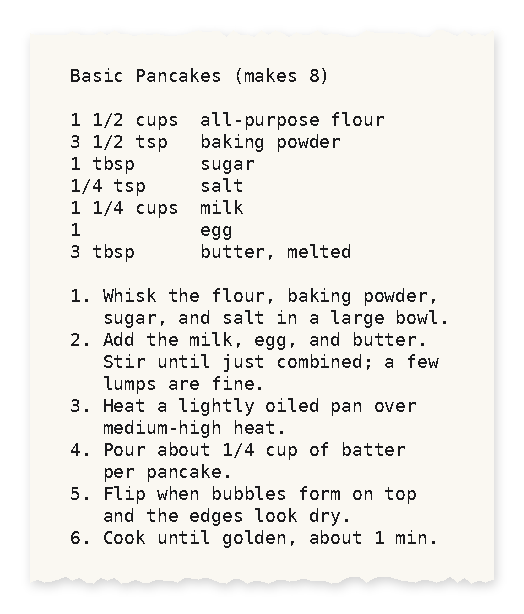
#> input picture docs/images/dense.png, 524 x 614 px, given in place of label.png, which was not available
$ python make_images.py
#> lines starting #> are read from the running program, lines starting #| are printed output that depends on the picture; after the words box and inside, x2 and y2 are one past the last pixel; in counts of white or black regions, pixels touching at a corner belong together; pictures that were not available may be replaced by others from this repository, and a replacement may not be noted
#> in main, preview is the input picture: PIL image 524x614 RGBA; mean R, G, B, A 186.2, 184.7, 180.4, 201.7
#!/usr/bin/python3
# SPDX-License-Identifier: GPL-3.0-only
# Copyright (C) 2026 Daniel Smith
"""Regenerate the README images in docs/images/.

Each image is rendered by ppa6.py's --preview from the files in examples/,
then drawn as a strip of thermal paper. Run from anywhere:

    docs/make_images.py
"""

import os
import random
import subprocess
import sys
import tempfile

from PIL import Image, ImageDraw, ImageFilter

ROOT = os.path.dirname(os.path.dirname(os.path.abspath(__file__)))
OUT = os.path.join(ROOT, 'docs', 'images')

# (output name, ppa6.py print arguments)
EXAMPLES = [
    ('label', ['-p', 'label', '-i', 'examples/labels.txt']),
    ('label-options', ['-p', 'label', '-i', 'examples/labels.txt',
                       '-o', 'length=60', '-o', 'title.font=serif-bold']),
    ('label-border', ['-p', 'label', '-o', 'border=3', 'First Aid',
                      'Bandages, gauze, tape, and antiseptic wipes']),
    ('label-long', ['-p', 'label', 'Holiday Decorations and Gift Wrap',
                    'Ornaments, lights, ribbon, and gift tags']),
    ('tag', ['-p', 'tag', '-i', 'examples/labels.csv']),
    ('dense', ['-p', 'dense', '-i', 'examples/recipe.txt']),
]

# Profiles printed sideways; their previews are upright, so the strip is turned.
LANDSCAPE_PROFILES = {'label'}

PAPER = (250, 248, 242)
INK = (28, 28, 30)
PAPER_MARGIN = 40     # dots of blank paper beside the 384-dot print area (58mm roll)
LEAD = 24             # blank paper before and after the print
TOOTH = 7             # size of the torn-edge zigzag
SHADOW = 10


def torn_edge(length: int, rng: random.Random) -> list[int]:
    """Depth of the tear at each tooth along an edge."""
    return [rng.randint(0, TOOTH) for _ in range(length // TOOTH + 2)]


def paper_strip(preview: Image.Image, landscape: bool, seed: str) -> Image.Image:
    """Draw a 1-bit preview as a torn strip of paper with a soft shadow."""
#> called with landscape = True, seed = 'label'
    # Work with the paper running top to bottom, then turn it for landscape.
    if landscape:
        preview = preview.transpose(Image.Transpose.ROTATE_270)
#> preview: PIL image 614x524 RGBA
    w = preview.width + 2 * PAPER_MARGIN
#> w = 694
    h = preview.height + 2 * (LEAD + TOOTH)
#> h = 586

    rng = random.Random(seed)
    top, bottom = torn_edge(w, rng), torn_edge(w, rng)
    outline = ([(i * TOOTH, top[i]) for i in range(len(top))]
               + [(i * TOOTH, h - 1 - bottom[i]) for i in reversed(range(len(bottom)))])
    mask = Image.new('L', (w, h), 0)
#> mask: PIL image 694x586 L; every value is 0
    ImageDraw.Draw(mask).polygon(outline, fill=255)
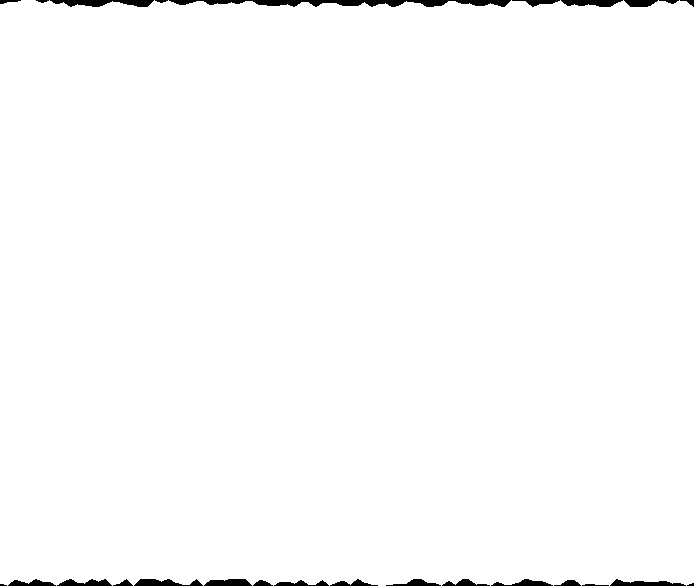
#> mask: PIL image 694x586 L; 98.7% white; 26 black regions (2 under 20 px), largest, box (x1, y1, x2, y2) and area: (169, 0, 511, 7) 1432, (50, 0, 154, 7) 488, (134, 579, 203, 586) 318

    paper = Image.new('RGB', (w, h), PAPER)
    ink = preview.convert('L').point(lambda v: 255 if v < 128 else 0)
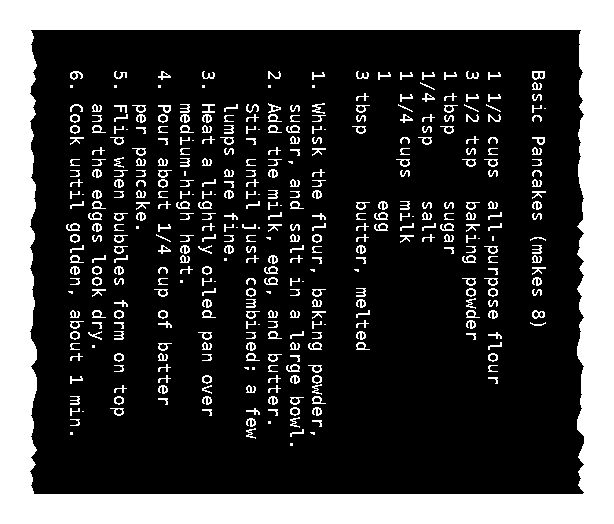
#> ink: PIL image 614x524 L; 26.1% white; 411 white regions (43 under 20 px), largest, box (x1, y1, x2, y2) and area: (0, 0, 614, 524) 68072, (532, 71, 545, 80) 73, (202, 104, 215, 113) 62
    paper.paste(INK, (PAPER_MARGIN, LEAD + TOOTH), ink)

    if landscape:
        paper = paper.transpose(Image.Transpose.ROTATE_90)
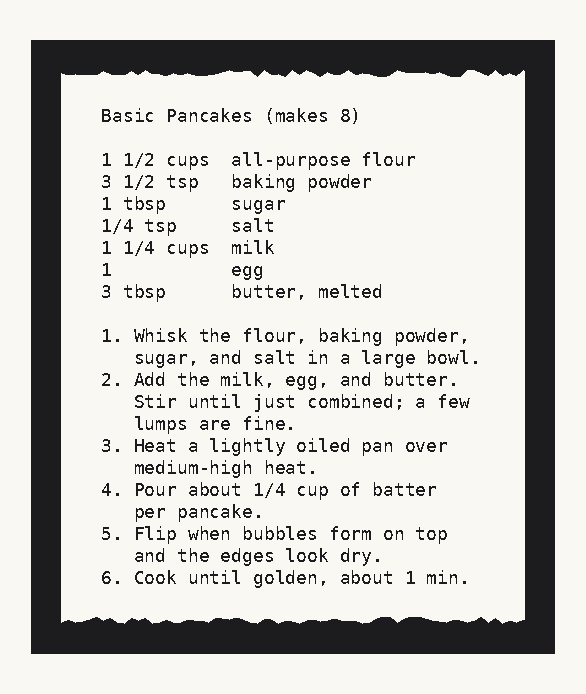
#> paper: PIL image 586x694 RGB; mean R, G, B 204.2, 202.6, 198.3
        mask = mask.transpose(Image.Transpose.ROTATE_90)
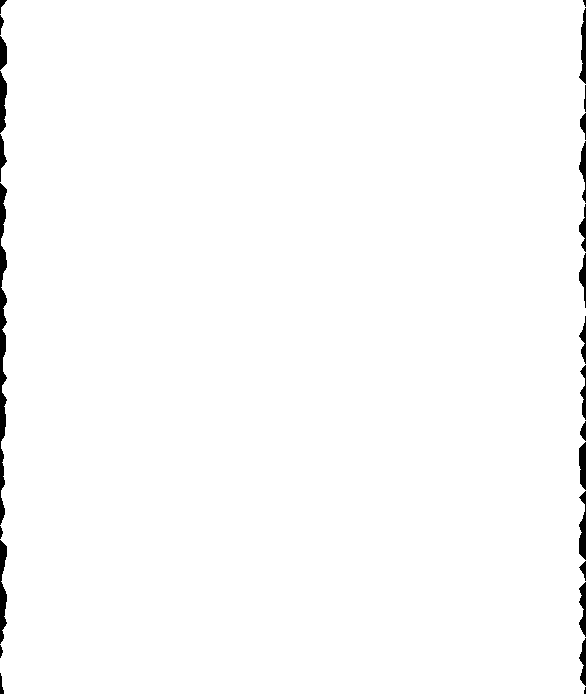
#> mask: PIL image 586x694 L; 98.7% white; 26 black regions (2 under 20 px), largest, box (x1, y1, x2, y2) and area: (0, 183, 7, 525) 1432, (0, 540, 7, 644) 488, (579, 491, 586, 560) 318

    pad = SHADOW * 3
    canvas = Image.new('RGBA', (paper.width + 2 * pad, paper.height + 2 * pad),
                       (0, 0, 0, 0))
#> canvas: PIL image 646x754 RGBA; every value is 0
    shadow = Image.new('L', canvas.size, 0)
#> shadow: PIL image 646x754 L; every value is 0
    shadow.paste(mask.point(lambda v: v * 45 // 255), (pad + 2, pad + 4))
#> shadow: PIL image 646x754 L; values 0 (black) and 45 (white), 82.4% white; 1 black region, box (x1, y1, x2, y2) and area: (0, 0, 646, 754) 85713
    shadow = shadow.filter(ImageFilter.GaussianBlur(SHADOW / 2))
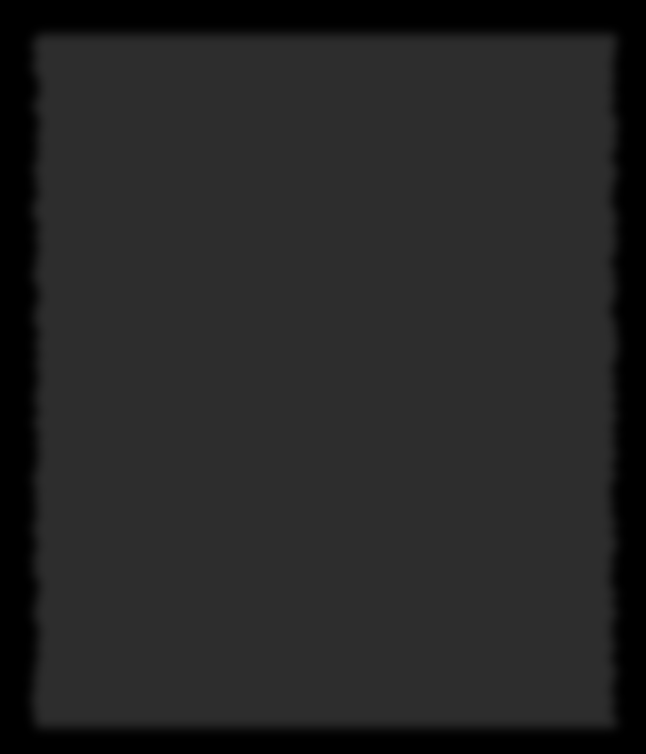
#> shadow: PIL image 646x754 L; min 0, max 45, mean 37.1
    canvas.paste((0, 0, 0, 255), (0, 0), shadow)
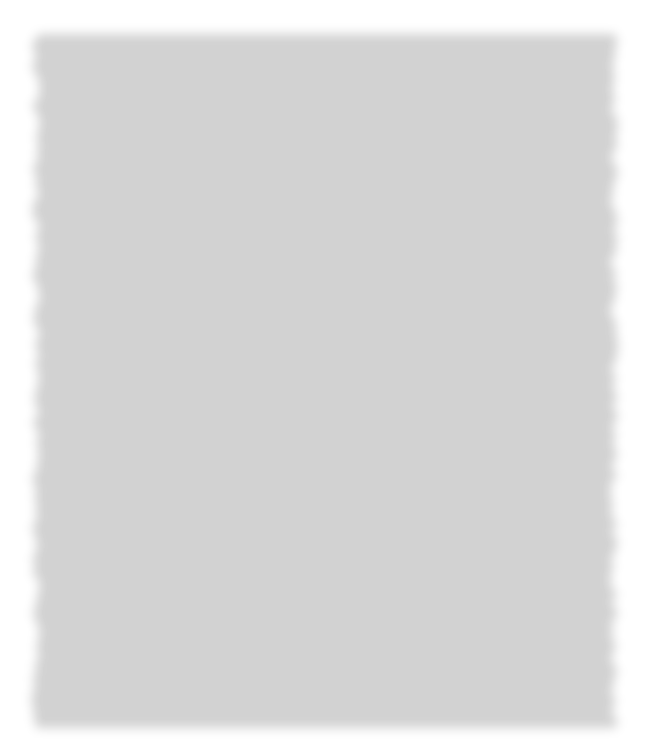
#> canvas: PIL image 646x754 RGBA; mean R, G, B, A 0, 0, 0, 37.1; transparent parts drawn white
    canvas.paste(paper, (pad, pad), mask)
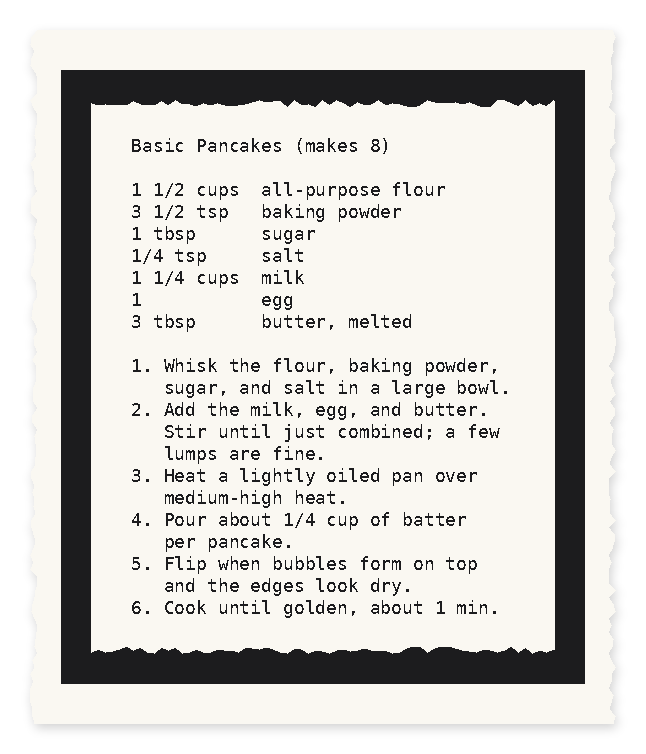
#> canvas: PIL image 646x754 RGBA; mean R, G, B, A 167.8, 166.5, 162.9, 210.7; transparent parts drawn white
    return canvas


def main():
    os.makedirs(OUT, exist_ok=True)
    with tempfile.TemporaryDirectory() as tmp:
        for name, args in EXAMPLES:
            raw = os.path.join(tmp, f'{name}.png')
            subprocess.run([sys.executable, os.path.join(ROOT, 'ppa6.py'),
                            'print', *args, '--preview', raw],
                           cwd=ROOT, check=True, stdout=subprocess.DEVNULL)
            preview = Image.open(raw)
            landscape = args[args.index('-p') + 1] in LANDSCAPE_PROFILES
            # Seeded by name so an image only changes when its content does.
            paper_strip(preview, landscape, name).save(
                os.path.join(OUT, f'{name}.png'), optimize=True)
            print(f'docs/images/{name}.png')
#> pass 2 of the loop in main, `for name, args in EXAMPLES:`:
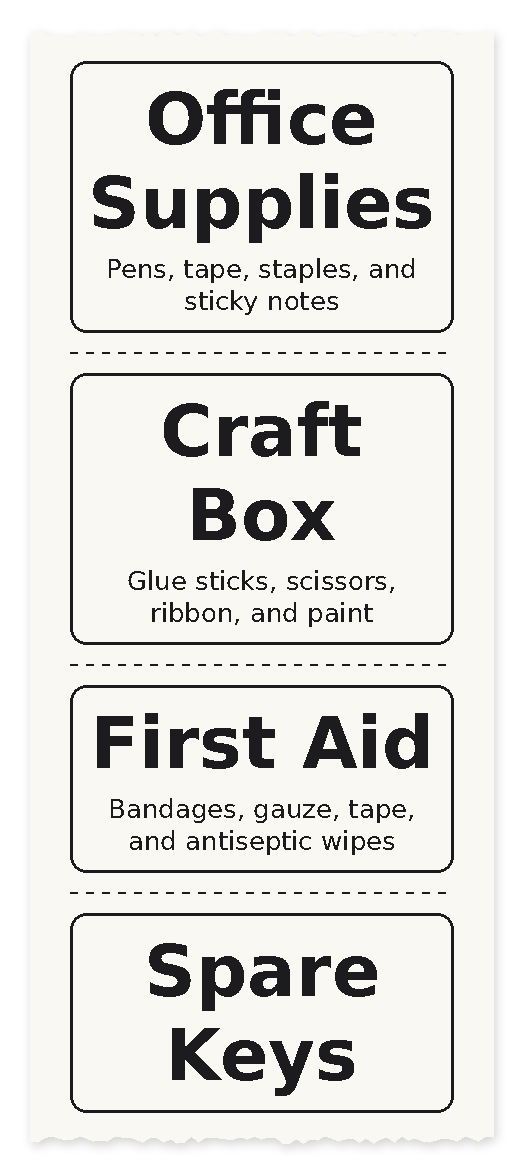
#> input picture docs/images/tag.png, 524 x 1174 px, given in place of label-options.png, which was not available
#> in main, preview is the input picture: PIL image 524x1174 RGBA; mean R, G, B, A 185.2, 183.7, 179.6, 213.3
#> preview: PIL image 1174x524 RGBA
#> in paper_strip (call 2), `ImageDraw.Draw(mask).polygon(outline, fill=255)`:
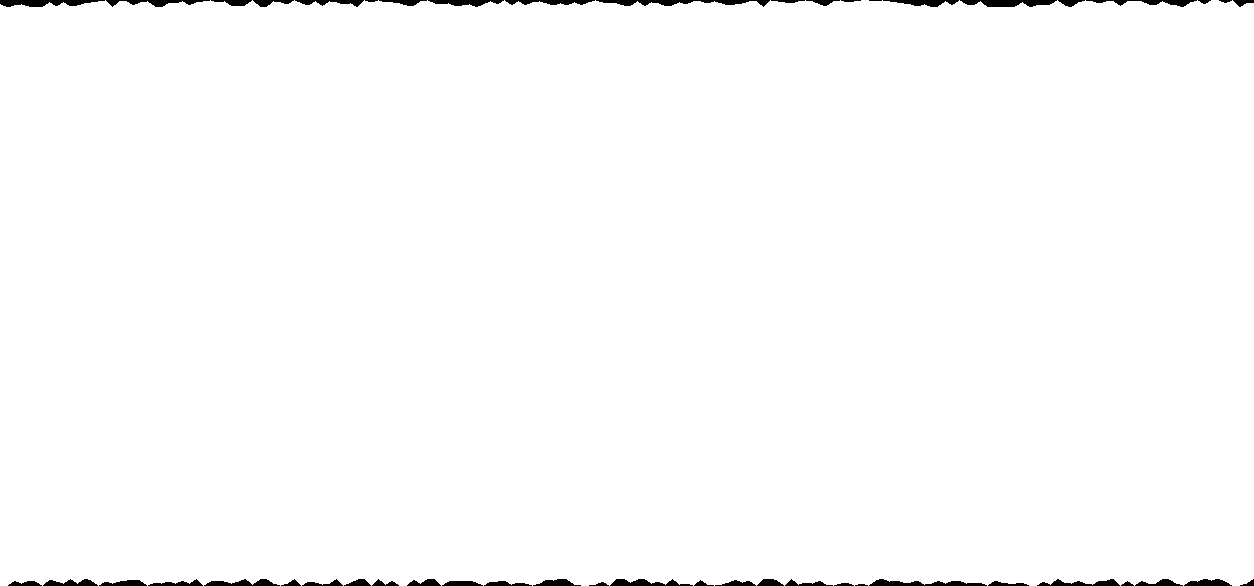
#> mask: PIL image 1254x586 L; 98.8% white; 49 black regions (1 under 20 px), largest, box (x1, y1, x2, y2) and area: (596, 0, 770, 7) 599, (0, 0, 105, 7) 493, (960, 0, 1057, 7) 491
#> ink: PIL image 1174x524 L; 27.1% white; 231 white regions (89 under 20 px), largest, box (x1, y1, x2, y2) and area: (0, 0, 1174, 524) 101940, (529, 70, 801, 454) 3808, (841, 70, 1113, 454) 3808
#> in paper_strip (call 2), `canvas.paste(paper, (pad, pad), mask)`:
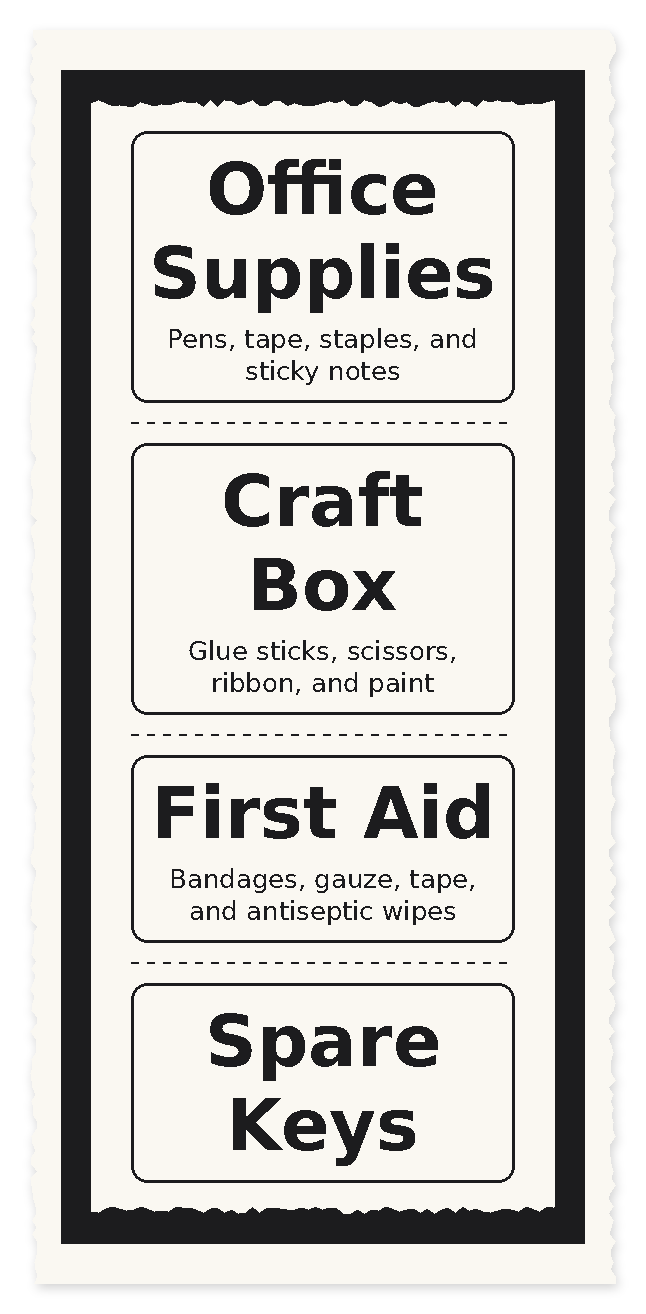
#> canvas: PIL image 646x1314 RGBA; mean R, G, B, A 170.2, 168.9, 165.3, 218.6; transparent parts drawn white


if __name__ == '__main__':
#> (the run stopped early here; a loop or call above may not have finished)
